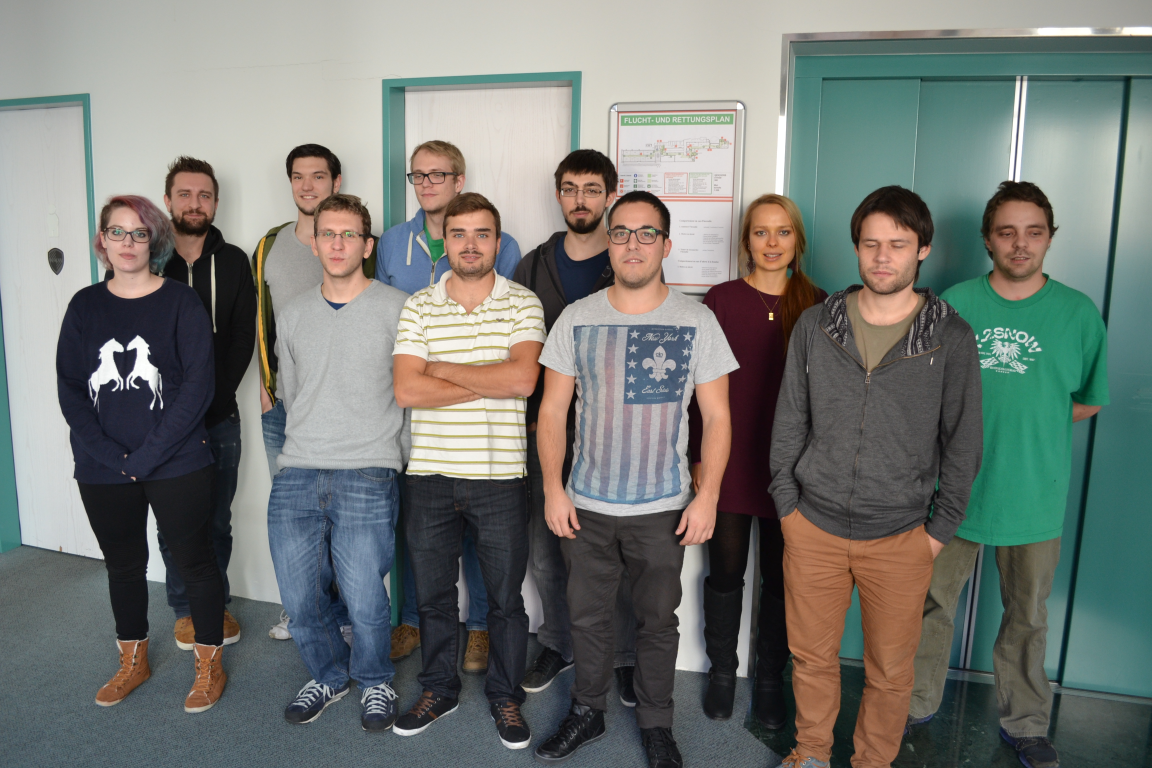
%> input picture images/group1/02.JPG, 3456 x 2304 px (shown at 1/3 size)
$ octave --eval "detection;"   (GNU Octave 9; MATLAB toolbox functions it lacks are replaced by stand-ins)
%> lines starting %> are read from the running program, lines starting %| are printed output that depends on the picture; in (x1, y1, x2, y2) boxes, pixels count from 0 and x2, y2 are one past the last pixel; in counts of white or black regions, pixels touching at a corner belong together; the program's own positions count from 1
function detection()
    clear all; close all; clc;

    fullImageFileName = 'images/group1/02.JPG';

    rgbImage = imread(fullImageFileName);
    % rgbImage = imresize(rgbImage, .3);
    [rows, columns, numberOfColorBands] = size(rgbImage);
%> rows = 2304; columns = 3456; numberOfColorBands = 3

    morphFactor = double(int8(columns / 113));
%> morphFactor = 31

    % Convert RGB image to HSV
    hsvImage = rgb2hsv(rgbImage);
    % Extract out the H, S, and V images individually
    hImage = hsvImage(:,:,1);
    vImage = hsvImage(:,:,2);
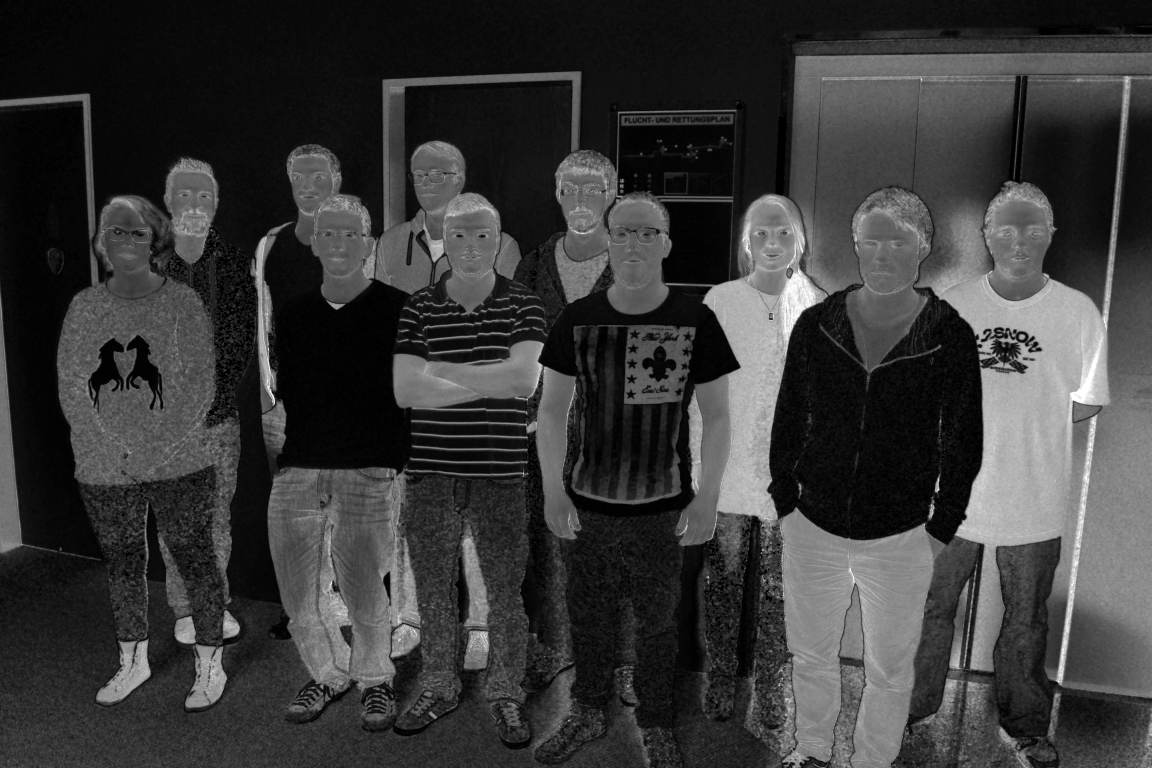
%> vImage: size 2304x3456 double (shown at 1/3 size); min 0, max 1, mean 0.227

    % imshow(hImage);pause;
    % imshow(vImage);pause;

    hueThresholdLow = 0;
    hueThresholdHigh = graythresh(hImage) * .5;
%> hueThresholdHigh = 0.173
    valueThresholdLow = graythresh(vImage);
%> valueThresholdLow = 0.282
    valueThresholdHigh = 1.0;

    hueMask = (hImage >= hueThresholdLow) & (hImage <= hueThresholdHigh);
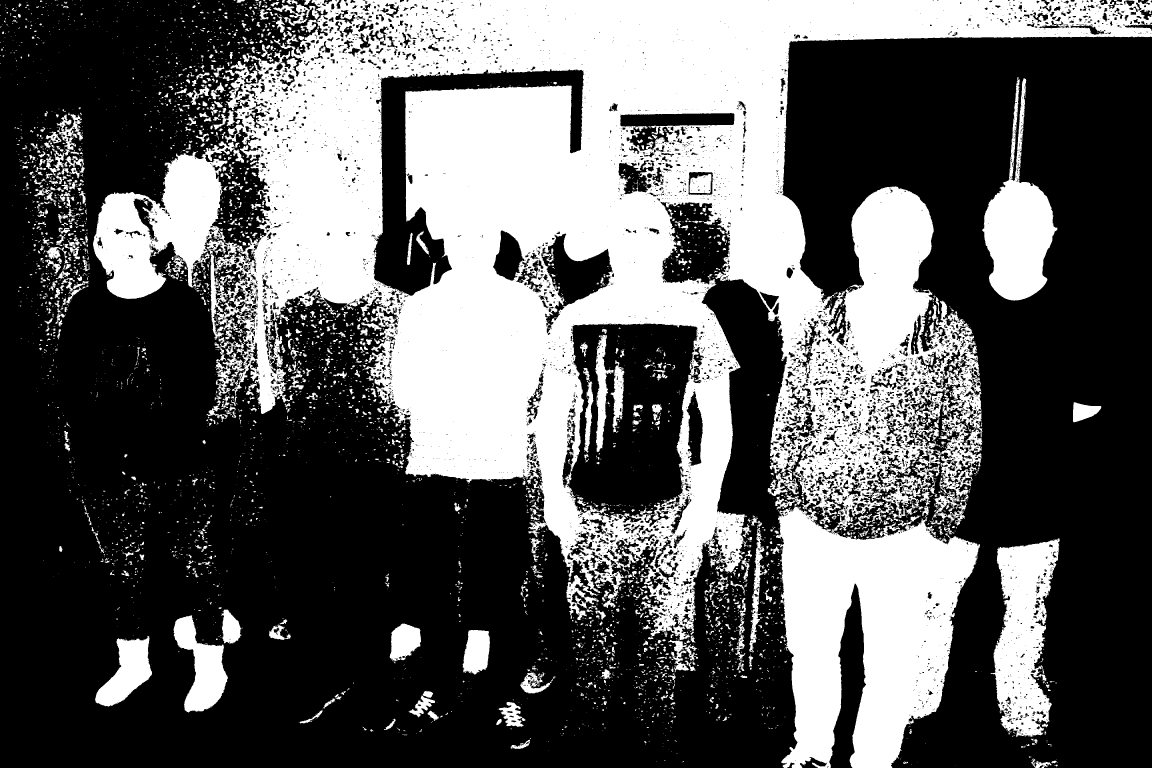
%> hueMask: size 2304x3456 logical (shown at 1/3 size); 36.8% white; 4892 white regions (3538 under 20 px), largest, box (x1, y1, x2, y2) and area: (279, 0, 3456, 1920) 2237540, (2326, 1485, 2940, 2304) 303896, (2972, 1615, 3179, 2211) 74502
    valueMask = (vImage >= valueThresholdLow) & (vImage <= valueThresholdHigh);
%> valueMask: size 2304x3456 logical; 34.9% white; 5603 white regions (4860 under 20 px), largest, box (x1, y1, x2, y2) and area: (1664, 157, 3456, 2304) 866814, (2741, 225, 3456, 2095) 651111, (171, 742, 714, 1784) 222223

    % imshow(hueMask,[]);pause;
    % imshow(valueMask,[]);pause;

    coloredObjectsMask = uint8(hueMask & valueMask);
%> coloredObjectsMask: size 2304x3456 uint8; values 0 (black) and 1 (white), 13.1% white; 923 white regions (756 under 20 px), largest, box (x1, y1, x2, y2) and area: (2336, 1521, 2860, 2304) 247301, (1179, 1021, 1744, 1619) 108318, (1665, 329, 2210, 943) 103145
    coloredObjectsMask = uint8(bwareaopen(coloredObjectsMask, 3000));

    structuringElement = strel('disk', morphFactor);
%> structuringElement = {Dimensionality 2}
    coloredObjectsMask = imclose(coloredObjectsMask, structuringElement);
%> coloredObjectsMask: size 2304x3456 uint8; values 0 (black) and 1 (white), 13.8% white; 15 white regions, largest, box (x1, y1, x2, y2) and area: (2336, 1521, 2860, 2304) 261591, (1179, 1021, 1744, 1619) 133109, (1665, 329, 2210, 943) 111976

    % imshow(coloredObjectsMask,[]);pause;

    structuringElement = strel('disk', morphFactor * 2);
    coloredObjectsMask = imerode(coloredObjectsMask, structuringElement);
%> coloredObjectsMask: size 2304x3456 uint8; values 0 (black) and 1 (white), 2.8% white; 15 white regions (5 under 20 px), largest, box (x1, y1, x2, y2) and area: (2402, 1618, 2770, 2269) 80739, (1241, 1106, 1668, 1265) 29553, (1729, 513, 1951, 881) 27823
    % imshow(coloredObjectsMask,[]);pause;
    coloredObjectsMask = imdilate(coloredObjectsMask, structuringElement);
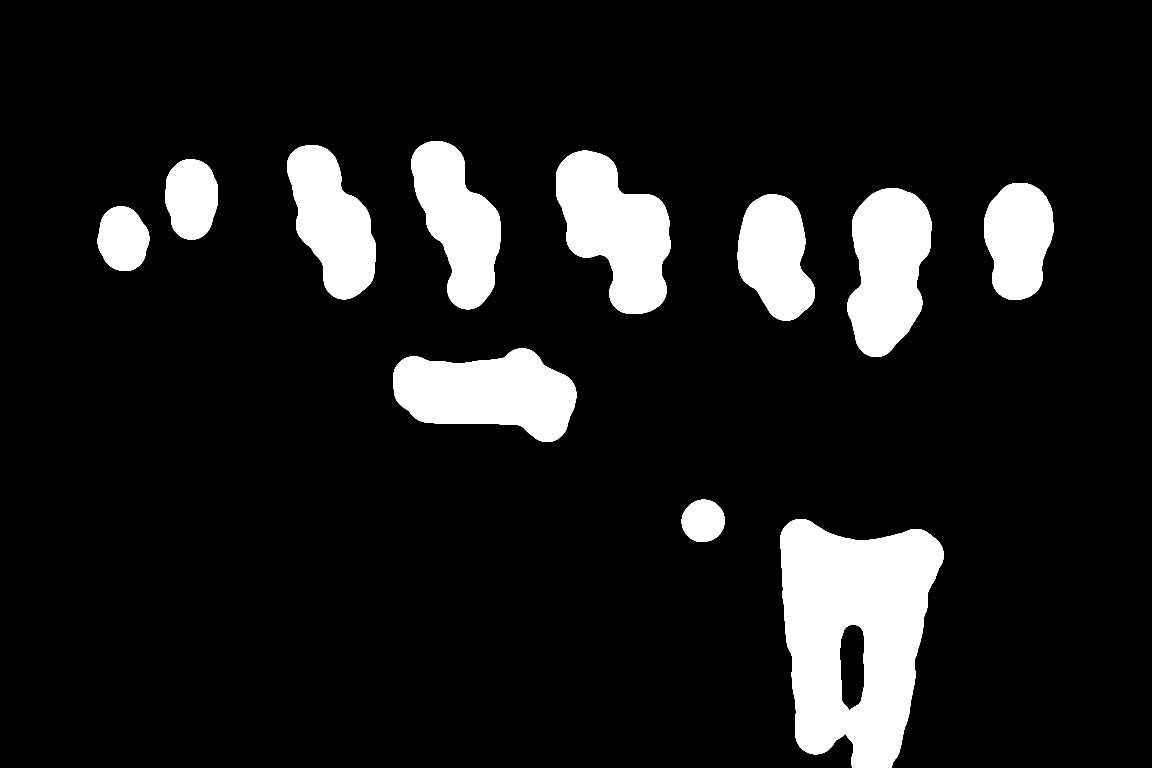
%> coloredObjectsMask: size 2304x3456 uint8 (shown at 1/3 size); values 0 (black) and 1 (white), 11.2% white; 11 white regions, largest, box (x1, y1, x2, y2) and area: (2341, 1557, 2831, 2304) 250886, (1180, 1045, 1729, 1326) 104177, (1668, 452, 2012, 942) 103896

    % imshow(coloredObjectsMask, []);pause;

    boundaries  = bwboundaries(coloredObjectsMask, 'noholes');
%> boundaries = 11 boundaries; largest, box (x1, y1, x2, y2) and points: (2341, 1557, 2831, 2304) 2161, (1668, 452, 2012, 942) 1329, (1180, 1045, 1729, 1326) 1305, (1234, 423, 1502, 928) 1165, (2542, 565, 2795, 1071) 1160
    % imshow(rgbImage);
    % hold on;

    G = rgb2gray(rgbImage);
    % templatePath = 'images/cpvr_faces_160/0000/01.JPG';
    %T = rgb2gray(T);
    templatePath = 'mean.jpg';
    T = imread(templatePath);
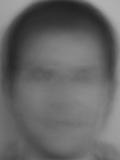
%> input picture mean.jpg, 120 x 160 px
%> T is the input picture: size 160x120 uint8; min 31, max 178, mean 102.4

%     diff = 0:size(boundaries):0;

    for k = 1:size(boundaries)
        b = boundaries{k};
%> b = 495 rows, first 12: [715 294; 714 295; 713 295; 712 295; 711 295; 710 295; 709 295; 708 296; 707 296; 706 296; 705 296; 704 297]
        x1 = min(b(:,1));
%> x1 = 620
        x2 = max(b(:,1));
%> x2 = 813
        y1 = min(b(:,2));
%> y1 = 294
        y2 = max(b(:,2));
%> y2 = 448

        faceCandidate = G((x1-morphFactor):(x2+morphFactor), (y1-morphFactor):(y2+morphFactor));
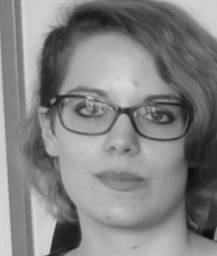
%> faceCandidate: size 256x217 uint8; min 7, max 218, mean 131
% [4 lines of commented-out code are left out]

        width = (x2-x1)+1;
%> width = 194
        height = (y2-y1)+1;
%> height = 155
        ratio = width / height;
%> ratio = 1.25
%         width = width - morphFactor;
        height = width / ratio;

        faceCandidate = histeq(faceCandidate);
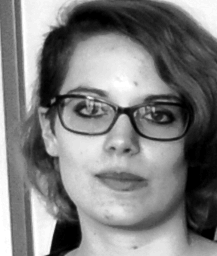
%> faceCandidate: size 256x217 uint8; min 0, max 255, mean 126.3

        t = imresize(T, [width height]);
        t = histeq(t);
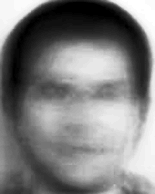
%> t: size 194x155 uint8; min 0, max 255, mean 126.7

%> (the run ends here)
